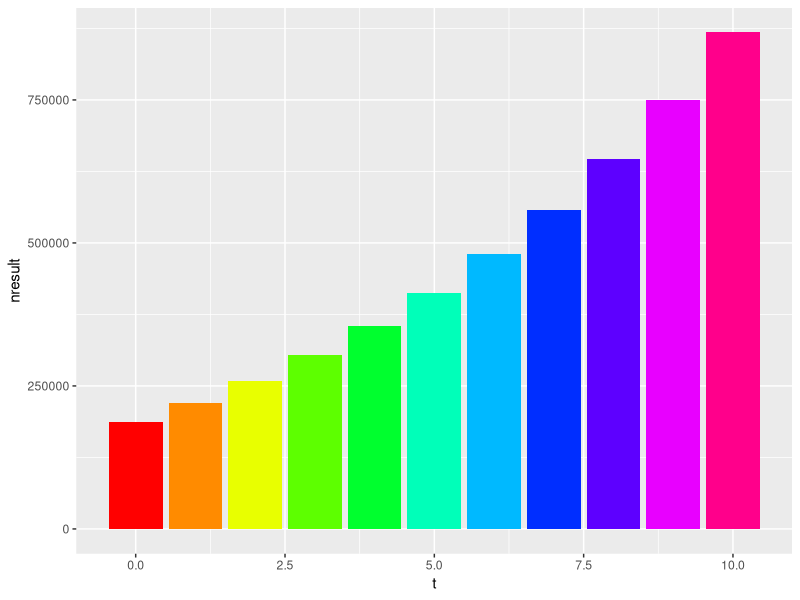
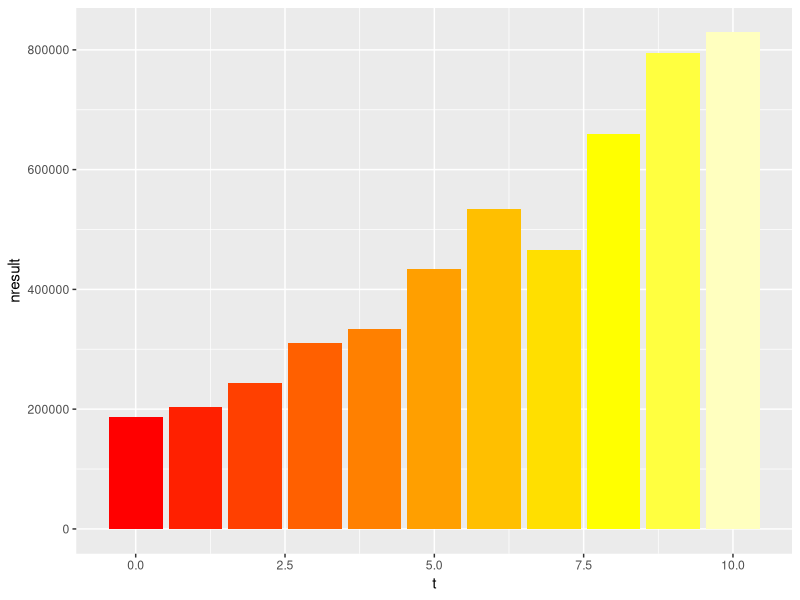
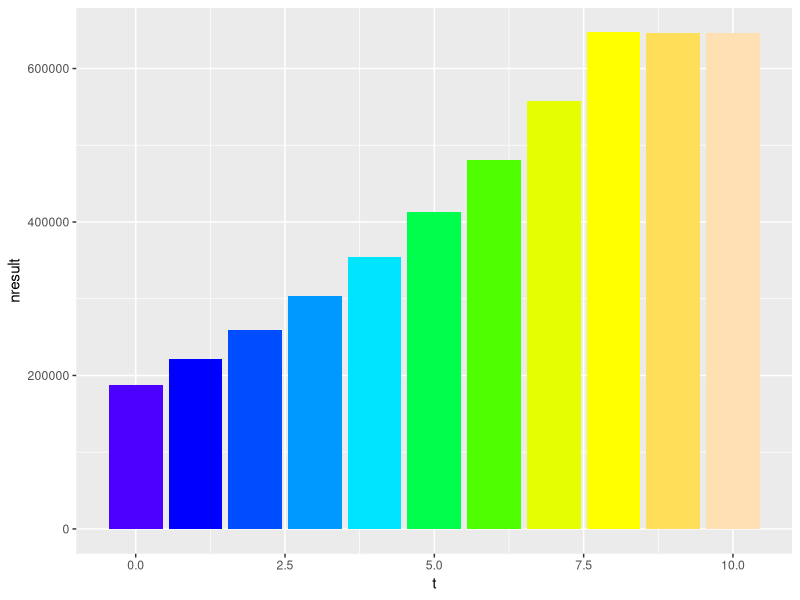

R code for these plots, in order:
## ---- chunk 1
# Turn off scientific notation
options(scipen=999)

# Define starting values
t <- 0
sales <- 1000000
varcosts <- sales * 0.7
fixcosts <- 50000
gresult <- sales - varcosts - fixcosts
taxes <- gresult * 0.25
nresult <- gresult - taxes

finres <- data.frame(t, sales, varcosts, fixcosts, gresult, taxes, nresult)
finres
## ---- chunk 2
# Define a function for calculating growing end values
growthcalc <- function(startvalue, rate) {
  
  endvalue <- startvalue * (1 + rate)
  return(endvalue)
  
}

# Calculate a growing independent series and combine them in data frame
growth <- 0.15
inflation <- 0.012

for (s in c(1:10)) {
  
  t <- c(t, s)
  sales <- c(sales,
             growthcalc(sales[s],
                        growth)
             )
  fixcosts <- c(fixcosts,
                growthcalc(fixcosts[s],
                           inflation)
                )
  
}

finres <- data.frame(t, sales, fixcosts)

# Calculate dependent series
library(dplyr)
finres <- mutate(finres,
                 varcosts = sales * 0.7,
                 gresult = sales - varcosts - fixcosts,
                 taxes = gresult * 0.25,
                 nresult = gresult - taxes
                 )

# Plot series
library(ggplot2)
ggplot(finres, aes(x = t, y = nresult)) +
  geom_col(fill = rainbow(max(t)+1)) +
  theme(legend.position="none")
## ---- chunk 3
# Define starting values
t <- 0
sales <- 1000000
fixcosts <- 50000

# Calculate a growing independent series and combine them in data frame with uncertainty
stdevg <- 0.20
stdevi <- 0.005

for (s in c(1:10)) {
  
  t <- c(t, s)
  sales <- c(sales,
             growthcalc(sales[s],
                        rnorm(1, mean = growth, sd = stdevg)
                        )
             )
  fixcosts <- c(fixcosts,
                growthcalc(fixcosts[s],
                           rnorm(1, mean = inflation, sd = stdevi)
                           )
                )
  
}

finres.uncertain <- data.frame(t, sales, fixcosts)

# Calculate dependent series
finres.uncertain <- mutate(finres.uncertain,
                 varcosts = sales * 0.7,
                 gresult = sales - varcosts - fixcosts,
                 taxes = gresult * 0.25,
                 nresult = gresult - taxes
                 )

# Plot series
ggplot(finres.uncertain, aes(x = t, y = nresult)) +
  geom_col(fill = heat.colors(max(t)+1)) +
  theme(legend.position="none")
## ---- chunk 4
# Function for calculating present values
presval <- function(futurevalue, discountrate, nperiods) {
  
  presentvalue <- futurevalue / (1 + discountrate)^nperiods
  
}

# Calculate present values of net results and add to data frame
discrate <- 0.05
finres.uncertain <- mutate(finres.uncertain,
                 nresult.pres = presval(nresult, discrate, t)
                 )

finres.uncertain

investment <- 3000000
netpresval <- -investment + sum(finres.uncertain$nresult.pres)
## ---- chunk 5
# Define starting values
t <- 0
sales <- 1000000
fixcosts <- 50000
# Define a function for calculating growing end values

# Calculate a growing independent series and combine them in data frame
growth <- c(rep(0.15, 8), rep(0, 2))
inflation <- 0.012

for (s in c(1:10)) {
  
  t <- c(t, s)
  sales <- c(sales,
             growthcalc(sales[s],
                        growth[s])
             )
  fixcosts <- c(fixcosts,
                growthcalc(fixcosts[s],
                           inflation)
                )
  
}

finresa <- data.frame(t, sales, fixcosts)

# Calculate dependent series
library(dplyr)
finresa <- mutate(finresa,
                 varcosts = sales * 0.7,
                 gresult = sales - varcosts - fixcosts,
                 taxes = gresult * 0.25,
                 nresult = gresult - taxes
                 )

# Plot series
library(ggplot2)
ggplot(finresa, aes(x = t, y = nresult)) +
  geom_col(fill = topo.colors(max(t)+1)) +
  theme(legend.position="none")
